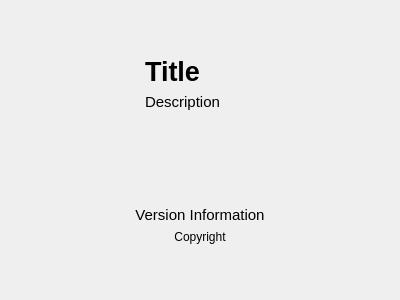
<?xml version="1.0" encoding="UTF-8"?>
<ui version="4.0">
 <class>DialogAboutOverviewWidget</class>
 <widget class="QWidget" name="DialogAboutOverviewWidget">
  <property name="geometry">
   <rect>
    <x>0</x>
    <y>0</y>
    <width>400</width>
    <height>300</height>
   </rect>
  </property>
  <property name="windowTitle">
   <string>Form</string>
  </property>
  <layout class="QVBoxLayout" name="verticalLayout_2" stretch="1,0,2,0,0,1">
   <item>
    <spacer name="verticalSpacer_Top">
     <property name="orientation">
      <enum>Qt::Orientation::Vertical</enum>
     </property>
     <property name="sizeHint" stdset="0">
      <size>
       <width>20</width>
       <height>40</height>
      </size>
     </property>
    </spacer>
   </item>
   <item>
    <layout class="QHBoxLayout" name="horizontalLayout">
     <item>
      <widget class="QLabel" name="label_Logo">
       <property name="maximumSize">
        <size>
         <width>128</width>
         <height>128</height>
        </size>
       </property>
       <property name="text">
        <string/>
       </property>
       <property name="pixmap">
        <pixmap resource="../../Resources/RollScript.qrc">:/Application/RollScript.svg</pixmap>
       </property>
       <property name="scaledContents">
        <bool>true</bool>
       </property>
       <property name="alignment">
        <set>Qt::AlignmentFlag::AlignCenter</set>
       </property>
      </widget>
     </item>
     <item>
      <layout class="QVBoxLayout" name="verticalLayout">
       <item>
        <widget class="QLabel" name="label_Title">
         <property name="font">
          <font>
           <pointsize>20</pointsize>
           <bold>true</bold>
          </font>
         </property>
         <property name="text">
          <string>Title</string>
         </property>
        </widget>
       </item>
       <item>
        <widget class="QLabel" name="label_Description">
         <property name="font">
          <font>
           <pointsize>11</pointsize>
          </font>
         </property>
         <property name="text">
          <string>Description</string>
         </property>
         <property name="alignment">
          <set>Qt::AlignmentFlag::AlignLeading|Qt::AlignmentFlag::AlignLeft|Qt::AlignmentFlag::AlignTop</set>
         </property>
        </widget>
       </item>
      </layout>
     </item>
    </layout>
   </item>
   <item>
    <spacer name="verticalSpacer_Mid">
     <property name="orientation">
      <enum>Qt::Orientation::Vertical</enum>
     </property>
     <property name="sizeHint" stdset="0">
      <size>
       <width>20</width>
       <height>39</height>
      </size>
     </property>
    </spacer>
   </item>
   <item>
    <widget class="QLabel" name="label_Version">
     <property name="font">
      <font>
       <pointsize>11</pointsize>
      </font>
     </property>
     <property name="text">
      <string notr="true">Version Information</string>
     </property>
     <property name="alignment">
      <set>Qt::AlignmentFlag::AlignCenter</set>
     </property>
    </widget>
   </item>
   <item>
    <widget class="QLabel" name="label_Copyright">
     <property name="text">
      <string>Copyright</string>
     </property>
     <property name="alignment">
      <set>Qt::AlignmentFlag::AlignCenter</set>
     </property>
    </widget>
   </item>
   <item>
    <spacer name="verticalSpacer_Bottom">
     <property name="orientation">
      <enum>Qt::Orientation::Vertical</enum>
     </property>
     <property name="sizeHint" stdset="0">
      <size>
       <width>20</width>
       <height>40</height>
      </size>
     </property>
    </spacer>
   </item>
  </layout>
 </widget>
 <resources>
  <include location="../../Resources/RollScript.qrc"/>
 </resources>
 <connections/>
</ui>
